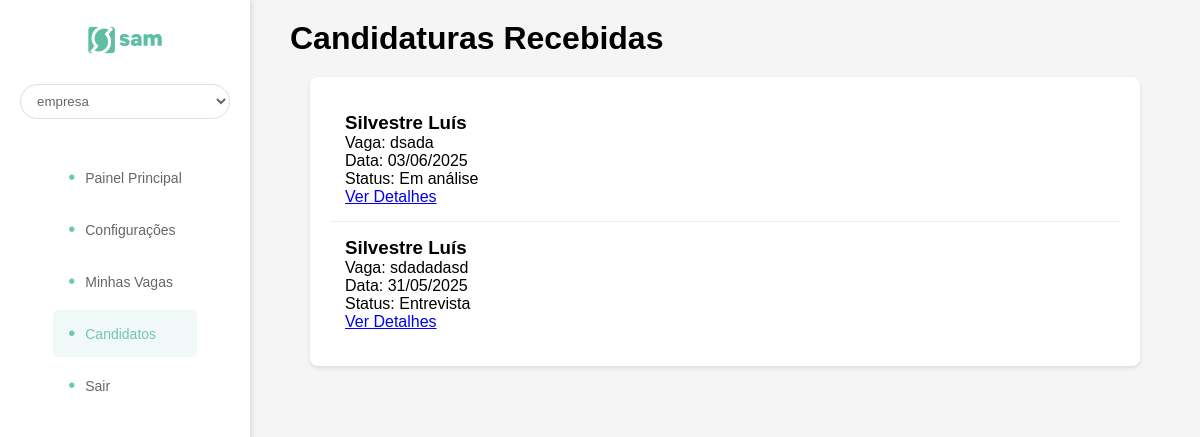
The page /Sam_emprego/candidatos.php (signed in) on the database its author committed.
### tables this page shows
CREATE TABLE `candidaturas` (
  `id` int(11) NOT NULL,
  `candidato_id` int(11) NOT NULL,
  `vaga_id` int(11) NOT NULL,
  `data_candidatura` timestamp NOT NULL DEFAULT current_timestamp(),
  `status` enum('Pendente','Visualizada','Em análise','Entrevista','Aprovado','Rejeitado') DEFAULT 'Pendente',
  `notas` text DEFAULT NULL,
  `entrevista_data` date DEFAULT NULL,
  `entrevista_hora` time DEFAULT NULL,
  `entrevista_tipo` varchar(20) DEFAULT NULL,
  `entrevista_local` text DEFAULT NULL
);

CREATE TABLE `candidatos` (
  `id` int(11) NOT NULL,
  `nome` varchar(255) NOT NULL,
  `email` varchar(255) NOT NULL,
  `senha` varchar(255) NOT NULL,
  `telefone` varchar(20) DEFAULT NULL,
  `data_nascimento` date DEFAULT NULL,
  `endereco` varchar(255) DEFAULT NULL,
  `formacao` text DEFAULT NULL,
  `experiencia` text DEFAULT NULL,
  `habilidades` text DEFAULT NULL,
  `curriculo_path` varchar(255) DEFAULT NULL,
  `data_registro` timestamp NOT NULL DEFAULT current_timestamp(),
  `status` enum('Ativo','Inativo','Pendente') DEFAULT 'Pendente',
  `perfil_completo` tinyint(1) DEFAULT 0
);

CREATE TABLE `vagas` (
  `id` int(11) NOT NULL,
  `empresa_id` int(11) NOT NULL,
  `titulo` varchar(255) NOT NULL,
  `descricao` text NOT NULL,
  `requisitos` text DEFAULT NULL,
  `departamento` varchar(100) DEFAULT NULL,
  `localizacao` varchar(255) DEFAULT NULL,
  `tipo_contrato` varchar(50) NOT NULL,
  `salario_min` decimal(10,2) DEFAULT NULL,
  `salario_max` decimal(10,2) DEFAULT NULL,
  `data_publicacao` timestamp NOT NULL DEFAULT current_timestamp(),
  `data_expiracao` date DEFAULT NULL,
  `status` enum('Aberta','Fechada','Pausada','Rascunho','Em análise','Finalizada') DEFAULT 'Aberta',
  `categoria` varchar(100) DEFAULT NULL,
  `localizacao_tipo` varchar(50) DEFAULT NULL,
  `periodo_salario` varchar(20) DEFAULT NULL,
  `metodo_pagamento` varchar(50) DEFAULT NULL,
  `idioma` varchar(50) DEFAULT NULL,
  `fuso_horario` varchar(20) DEFAULT NULL,
  `dias_uteis` varchar(30) DEFAULT NULL,
  `horas_semanais_min` int(11) DEFAULT NULL,
  `horas_semanais_max` int(11) DEFAULT NULL,
  `horas_diarias_min` int(11) DEFAULT NULL,
  `horas_diarias_max` int(11) DEFAULT NULL,
  `hora_inicio` time DEFAULT NULL,
  `hora_fim` time DEFAULT NULL
);

### Sam_emprego/candidatos.php (the view, shortened to what this page needs)
<?php
require_once 'config/database.php';
$stmt = $pdo->prepare("
    SELECT c.*, v.titulo as vaga_titulo, cd.nome as candidato_nome
    FROM candidaturas c
    JOIN vagas v ON c.vaga_id = v.id
    JOIN candidatos cd ON c.candidato_id = cd.id
    WHERE v.empresa_id = ?
    ORDER BY c.data_candidatura DESC
");
$stmt->execute([$_SESSION['empresa_id']]);
$candidaturas = $stmt->fetchAll();
?>
<!DOCTYPE html>
<html lang="pt">
<head>
    <link rel="stylesheet" href="../all.css/registro3.css">
</head>
<body>
    <div class="dashboard-container">
        <div class="sidebar">
            <div class="logo">
                <a href="painel_empresa.php">
                    <img src="../img/sam2logo-32.png" alt="SAM Logo">
                </a>
            </div>
            <select class="nav-select">
                <option>empresa</option>
            </select>
            <ul class="nav-menu">
                <a href="painel_empresa.php"><li>Painel Principal</li></a>
                <a href="configuracoes_empresa.php"><li>Configurações</li></a>
                <a href="vagas_empresa.php"><li>Minhas Vagas</li></a>
                <a href="candidatos.php"><li class="active">Candidatos</li></a>
                <a href="logout.php"><li>Sair</li></a>
            </ul>
        </div>
        <div class="main-content">
            <h1>Candidaturas Recebidas</h1>
            <div class="candidatos-lista">
                <?php foreach ($candidaturas as $candidatura): ?>
                    <div class="candidato-item">
                        <h3><?php echo htmlspecialchars($candidatura['candidato_nome']); ?></h3>
                        <p>Vaga: <?php echo htmlspecialchars($candidatura['vaga_titulo']); ?></p>
                        <p>Data: <?php echo date('d/m/Y', strtotime($candidatura['data_candidatura'])); ?></p>
                        <p>Status: <span class="status-<?php echo $candidatura['status']; ?>">
                            <?php echo ucfirst($candidatura['status']); ?>
                        </span></p>
                        <a href="ver_candidato.php?id=<?php echo $candidatura['id']; ?>">Ver Detalhes</a>
                    </div>
                <?php endforeach; ?>
            </div>
        </div>
    </div>
</body>
</html>

### all.css/registro3.css (style rules this page uses)
* { margin: 0; padding: 0; box-sizing: border-box; font-family: 'Poppins', sans-serif; }
body { background-color: #f5f5f5; }
.sidebar { width: 250px; height: 100vh; position: fixed; left: 0; top: 0; background-color: white; padding: 20px; box-shadow: 2px 0 5px rgba(0,0,0,0.1); display: flex; flex-direction: column; align-items: center; }
.logo { margin-bottom: 20px; padding: 0 10px; }
.logo img { height: 40px; }
.nav-select { width: 100%; padding: 8px 12px; margin-bottom: 30px; border: 1px solid #ddd; border-radius: 25px; color: #666; background: white; }
.nav-menu { list-style: none; padding: 0 10px; }
.nav-menu a { text-decoration: none; }
.nav-menu li { padding: 12px 15px; margin: 5px 0; color: #666; cursor: pointer; border-radius: 5px; display: flex; align-items: center; font-size: 14px; }
.nav-menu li::before { content: "•"; color: #70c7b0; margin-right: 10px; font-size: 20px; }
.nav-menu li.active { background-color: rgba(112, 199, 176, 0.1); color: #70c7b0; }
.main-content { margin-left: 250px; padding: 20px 40px; }

### Sam_emprego/candidatos.php (style rules this page uses)
.candidatos-lista { background: white; border-radius: 8px; margin: 20px; padding: 20px; box-shadow: 0 2px 4px rgba(0,0,0,0.1); }
.candidato-item { padding: 15px; border-bottom: 1px solid #eee; }
.candidato-item:last-child { border-bottom: none; }

### rows shown on the page
candidaturas: candidato.nome "Silvestre Luís", vaga.titulo "dsada", data_candidatura "03/06/2025", status "Em análise"
candidaturas: candidato.nome "Silvestre Luís", vaga.titulo "sdadadasd", data_candidatura "31/05/2025", status "Entrevista"
